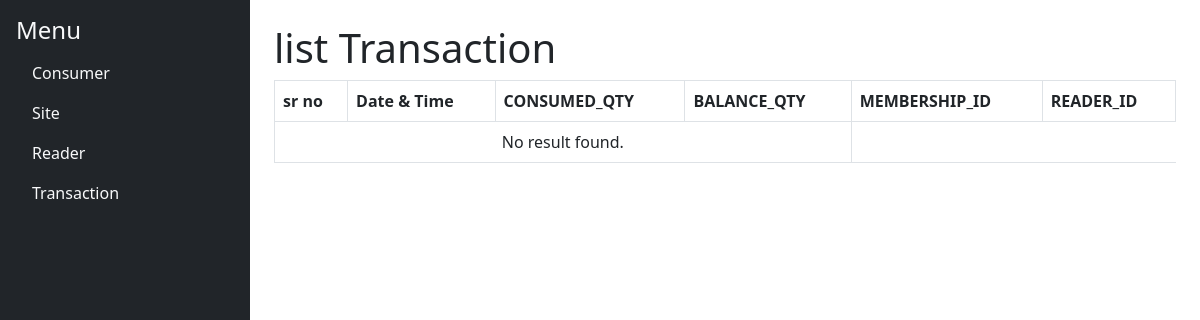
The app's page /list_transaction, older data.
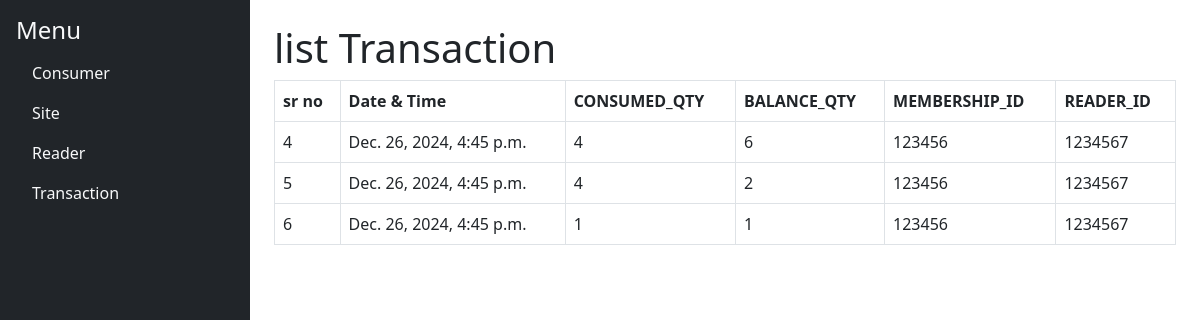
The same page, newer data.
### Transaction/models.py (models this page shows)
class Transaction(models.Model):
    id = models.AutoField(primary_key= True)
    Txn_DateTime=models.DateTimeField(auto_now_add=True)
    CONSUMED_QTY = models.CharField(max_length = 50)
    BALANCE_QTY = models.CharField(max_length = 50)
    MEMBERSHIP_ID=models.ForeignKey(Membership,on_delete=models.SET_NULL, null=True,blank=True )
    READER_ID = models.ForeignKey(Reader, on_delete= models.SET_NULL, null= True, blank = True)

### Consumer/models.py (models this page shows, shortened)
class Membership(models.Model):
    id = models.AutoField(primary_key=True)
    number = models.CharField(max_length=20, unique=True)
    status = models.CharField(max_length=10)
    consumer_id = models.ForeignKey('Consumer',on_delete=models.CASCADE,related_name='memberships')

### Reader/models.py (models this page shows, shortened)
class Reader(models.Model):
    id = models.AutoField(primary_key=True)
    position = models.IntegerField()
    mac = models.CharField(max_length=100, unique=True)
    install_date = models.DateTimeField(default=timezone.now)
    last_seen_timestamp = models.DateTimeField(default=timezone.now)
    status = models.CharField(max_length=10)
    config = models.ForeignKey(Configuration, on_delete=models.CASCADE)
    site = models.ForeignKey(Site, on_delete=models.CASCADE)

### Transaction/views.py (the view)
# urls.py: path('list_transaction', views.list_transaction, name='list_transaction'),
def list_transaction(request):
    transaction=Transaction.objects.all()
    return render(request,'list_transaction.html',{'transaction':transaction})

### Transaction/templates/list_transaction.html (shortened to what this page needs)
<!DOCTYPE html>
{% extends 'base.html' %}
{% block content %}
<body>
<h1>list Transaction</h1>
<table class="table table-bordered">
  <thead>
    <tr>
      <th scope="col">sr no</th>
      <th scope="col">Date & Time</th>
        <th scope="col">CONSUMED_QTY</th>
      <th scope="col">BALANCE_QTY</th>
        <th scope="col">MEMBERSHIP_ID</th>
        <th scope="col">READER_ID</th>
    </tr>
  </thead>
  <tbody>
                {% for txn in transaction %}
                <tr>
                    <td>{{ txn.id }}</td>
                    <td>{{ txn.Txn_DateTime }}</td>
                    <td>{{ txn.CONSUMED_QTY }}</td>
                    <td>{{ txn.BALANCE_QTY }}</td>
                    <td>{{ txn.MEMBERSHIP_ID.number }}</td>
                    <td>{{ txn.READER_ID.mac }}</td>
                </tr>
                {% empty %}
                <tr>
                    <td colspan="4" class="text-center">No result found.</td>
                </tr>
                {% endfor %}
            </tbody>
</table>
</body>
{% endblock %}

Row changes from the older to the newer data that the page shows:
added Transaction: id "4", Txn_DateTime "Dec. 26, 2024, 4:45 p.m.", CONSUMED_QTY "4", BALANCE_QTY "6", MEMBERSHIP_ID.number "123456", READER_ID.mac "1234567"
added Transaction: id "5", Txn_DateTime "Dec. 26, 2024, 4:45 p.m.", CONSUMED_QTY "4", BALANCE_QTY "2", MEMBERSHIP_ID.number "123456", READER_ID.mac "1234567"
added Transaction: id "6", Txn_DateTime "Dec. 26, 2024, 4:45 p.m.", CONSUMED_QTY "1", BALANCE_QTY "1", MEMBERSHIP_ID.number "123456", READER_ID.mac "1234567"
Text that changed along with them:
text no longer shown: "No result found."
